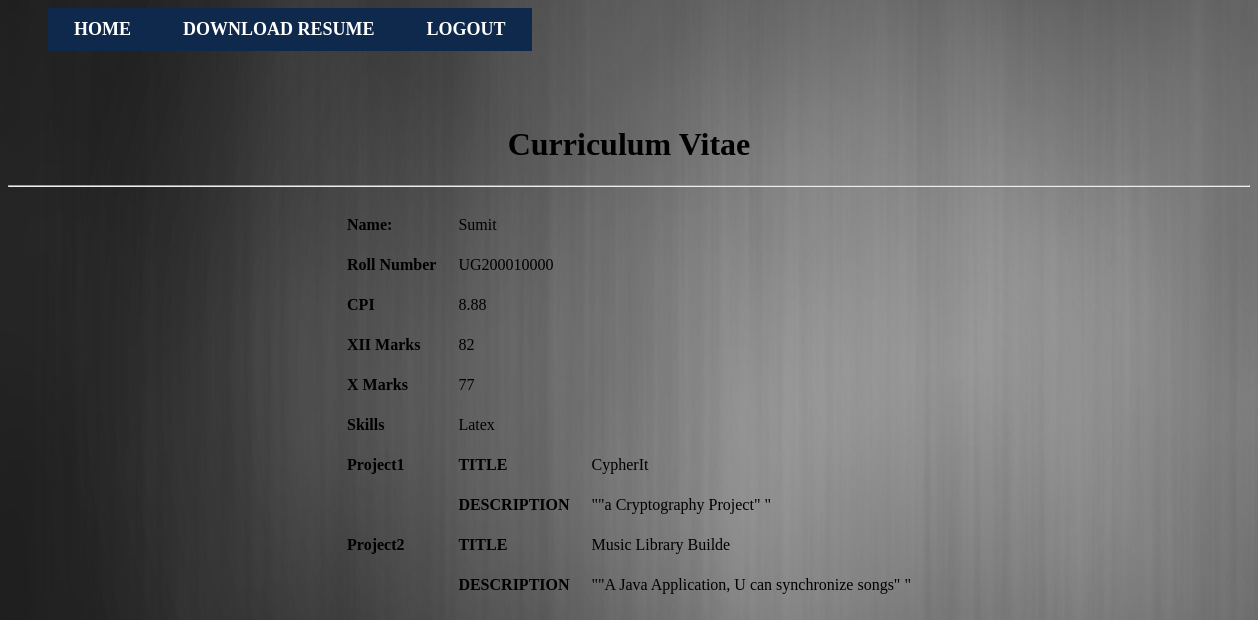
The app's page /resume_project/viewcvadmin.php?case=kabra (signed in) with its own data.
### tables this page shows
CREATE TABLE IF NOT EXISTS `cv` (
  `username` varchar(10) NOT NULL,
  `Name` varchar(25) DEFAULT NULL,
  `roll_no` varchar(11) DEFAULT NULL,
  `cpi` varchar(10) DEFAULT '0',
  `10_marks` varchar(10) DEFAULT '0',
  `12_marks` varchar(10) DEFAULT '0',
  `Skills` varchar(100) DEFAULT NULL,
  `id` int(11) NOT NULL AUTO_INCREMENT,
  PRIMARY KEY (`id`)
);

CREATE TABLE IF NOT EXISTS `project` (
  `username` varchar(15) NOT NULL,
  `p_title` varchar(20) DEFAULT NULL,
  `p_des` varchar(200) DEFAULT NULL,
  `pid` int(11) NOT NULL AUTO_INCREMENT,
  PRIMARY KEY (`pid`)
);

### resume_project/viewcvadmin.php (the view, shortened to what this page needs)
<?php
global $user,$name,$roll,$cpi,$x2,$x,$p1,$p2,$re,$pronum,$skills;
$user = $_GET['case'];
$query = "SELECT * FROM cv WHERE username ='".$user."'";
$result = mysql_query($query);
while($row = mysql_fetch_assoc($result)){
	$name = $row['Name'];
	$roll = $row['roll_no'];
	$cpi = $row['cpi'];
	$x = $row['10_marks'];
	$x2 = $row['12_marks'];
	$skills = $row['Skills'];
}
$query = "SELECT * FROM project WHERE username='".$user."'";
$result=mysql_query($query);
$re = array();
$pronum=0;
while($row = mysql_fetch_assoc($result)){
        $re[] = $row;
		$pronum = $pronum+1;
    }
?>
<html>
<head>
</head>
<body background ="a3.jpg">
	<div class="hovermenu">
<ul>
<li><a href="adminpage.php">HOME</a></li>
<li><?php	echo "<a href='upload/".$user."/".$user.".xlsx'>DOWNLOAD RESUME</a>"; ?></li>
<li><a href="adminlogout.php">LOGOUT</a></li>
</ul>
</div>
<h1 align = "center">
Curriculum Vitae
</h1>
<hr></hr>
<div id = "page">
<table border='0' cellspacing ='20' align="center" >
	<tr>
		<td><strong>Name: </strong></td>
		<td><?php echo $name ?></td>
	</tr>
	<tr>
	<td><strong>Roll Number</strong></td>
	<td><?php echo $roll ?></td>
	</tr>
	<tr>
	<td><strong>CPI</strong></td>
	<td><?php echo $cpi ?></td>
	</tr>
	<tr>
	<td><strong>XII Marks</strong></td>
	<td><?php echo $x2 ?></td>
	</tr>
	<tr>
	<td><strong>X Marks</strong></td>
	<td><?php echo $x ?></td>
	</tr>
	<tr>
	<td><strong>Skills</strong></td>
	<td><?php echo $skills ?></td>
	</tr>
<?php
for($i=0;$i<$pronum;$i++){
	$y = $i+1;
	echo "<tr><td><strong>Project".$y."</td></strong><td><strong>TITLE</strong></td><td>".$re[$i]['p_title']."</td></tr>";
	echo "<tr><td></td><td><strong>DESCRIPTION</strong></td><td>".$re[$i]['p_des']."</td></tr>";
}
?>
</table>
</body>
<html>

### resume_project/viewcvadmin.php (style rules this page uses)
.hovermenu ul { font: bold 18px calibri; height: 25px; width: 1200px; }
.hovermenu ul li { list-style: none; display: inline; }
.hovermenu ul li a { padding: 10px 25px 10px 25px; text-decoration: none; float: left; color: white; background-color: rgb(15,41,77); border: 1px solid rgb(15,41,77); }

### records on screen
cv: Name "Sumit", roll_no "UG200010000", cpi "8.88", 12_marks "82", 10_marks "77", Skills "Latex"
project: y "1", p_title "CypherIt", p_des "\"\"a Cryptography Project\" \""
project: y "2", p_title "Music Library Builde", p_des "\"\"A Java Application, U can synchronize songs\" \""
